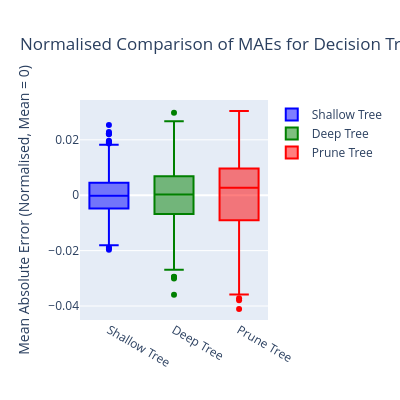

Write notebook code for a chart like this one.
### Code cell
_maes_shallow_norm = np.array(maes_shallow) - np.mean(maes_shallow)
_maes_deep_norm = np.array(maes_deep) - np.mean(maes_deep)
_maes_prune_norm = np.array(maes_prune) - np.mean(maes_prune)

_trace_shallow = go.Box(y=_maes_shallow_norm, name='Shallow Tree', marker_color='blue', width=0.6)
_trace_deep = go.Box(y=_maes_deep_norm, name='Deep Tree', marker_color='green', width=0.6)
_trace_prune = go.Box(y=_maes_prune_norm, name='Prune Tree', marker_color='red', width=0.6)

_data = [_trace_shallow, _trace_deep, _trace_prune]

_layout = go.Layout(
    title='Normalised Comparison of MAEs for Decision Tree Variants',
    yaxis=dict(title='Mean Absolute Error (Normalised, Mean = 0)'),
    boxmode='group',
    # xaxis=dict(tickangle=90),
    width=400,
    height=400
)

go.Figure(data=_data, layout=_layout)

### Figure 1 — Plotly figure (JSON) as saved in the notebook; plotly's stock layout.template omitted (floating-point values rounded to 4 significant figures; data arrays with more than 128 entries replaced by an {"elided": "..."} marker saying what was removed)
{"data": [{"marker": {"color": "blue"}, "name": "Shallow Tree", "type": "box", "width": 0.6, "y": {"elided": "1000 float values"}}, {"marker": {"color": "green"}, "name": "Deep Tree", "type": "box", "width": 0.6, "y": {"elided": "1000 float values"}}, {"marker": {"color": "red"}, "name": "Prune Tree", "type": "box", "width": 0.6, "y": {"elided": "1000 float values"}}], "layout": {"boxmode": "group", "height": 400, "title": {"text": "Normalised Comparison of MAEs for Decision Tree Variants"}, "width": 400, "yaxis": {"title": {"text": "Mean Absolute Error (Normalised, Mean = 0)"}}}}
